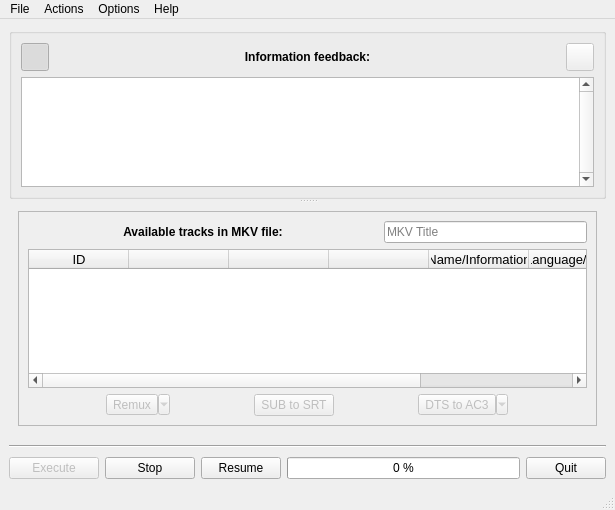
<?xml version="1.0" encoding="UTF-8"?>
<ui version="4.0">
 <class>mkv_extractor_qt</class>
 <widget class="QMainWindow" name="mkv_extractor_qt">
  <property name="geometry">
   <rect>
    <x>0</x>
    <y>0</y>
    <width>615</width>
    <height>510</height>
   </rect>
  </property>
  <property name="minimumSize">
   <size>
    <width>500</width>
    <height>375</height>
   </size>
  </property>
  <property name="acceptDrops">
   <bool>true</bool>
  </property>
  <property name="windowTitle">
   <string notr="true">MKV Extractor Qt</string>
  </property>
  <property name="windowIcon">
   <iconset resource="MKVRessources.qrc">
    <normaloff>:/img/mkv-extractor-qt.png</normaloff>:/img/mkv-extractor-qt.png</iconset>
  </property>
  <property name="locale">
   <locale language="English" country="UnitedStates"/>
  </property>
  <widget class="QWidget" name="centralwidget">
   <layout class="QVBoxLayout" name="verticalLayout_2">
    <item>
     <widget class="QSplitter" name="splitter">
      <property name="enabled">
       <bool>true</bool>
      </property>
      <property name="orientation">
       <enum>Qt::Vertical</enum>
      </property>
      <property name="opaqueResize">
       <bool>true</bool>
      </property>
      <property name="handleWidth">
       <number>3</number>
      </property>
      <property name="childrenCollapsible">
       <bool>false</bool>
      </property>
      <widget class="QGroupBox" name="reply_info_box">
       <property name="sizePolicy">
        <sizepolicy hsizetype="Preferred" vsizetype="Fixed">
         <horstretch>0</horstretch>
         <verstretch>0</verstretch>
        </sizepolicy>
       </property>
       <property name="minimumSize">
        <size>
         <width>0</width>
         <height>100</height>
        </size>
       </property>
       <property name="font">
        <font>
         <weight>75</weight>
         <bold>true</bold>
        </font>
       </property>
       <property name="title">
        <string/>
       </property>
       <layout class="QHBoxLayout" name="horizontalLayout_7">
        <item>
         <layout class="QVBoxLayout" name="verticalLayout_8">
          <property name="bottomMargin">
           <number>0</number>
          </property>
          <item>
           <layout class="QHBoxLayout" name="horizontalLayout_3">
            <property name="bottomMargin">
             <number>0</number>
            </property>
            <item>
             <widget class="QPushButton" name="view_info">
              <property name="minimumSize">
               <size>
                <width>28</width>
                <height>28</height>
               </size>
              </property>
              <property name="maximumSize">
               <size>
                <width>28</width>
                <height>28</height>
               </size>
              </property>
              <property name="statusTip">
               <string>Hide / Show the information feedback box.</string>
              </property>
              <property name="text">
               <string/>
              </property>
              <property name="icon">
               <iconset resource="MKVRessources.qrc">
                <normaloff>:/img/layer-visible-on.png</normaloff>:/img/layer-visible-on.png</iconset>
              </property>
              <property name="checkable">
               <bool>true</bool>
              </property>
              <property name="checked">
               <bool>true</bool>
              </property>
             </widget>
            </item>
            <item>
             <widget class="QLabel" name="label_6">
              <property name="font">
               <font>
                <weight>75</weight>
                <bold>true</bold>
               </font>
              </property>
              <property name="text">
               <string>Information feedback:</string>
              </property>
              <property name="alignment">
               <set>Qt::AlignCenter</set>
              </property>
             </widget>
            </item>
            <item>
             <widget class="QPushButton" name="out_info">
              <property name="enabled">
               <bool>false</bool>
              </property>
              <property name="sizePolicy">
               <sizepolicy hsizetype="Maximum" vsizetype="Maximum">
                <horstretch>0</horstretch>
                <verstretch>0</verstretch>
               </sizepolicy>
              </property>
              <property name="minimumSize">
               <size>
                <width>28</width>
                <height>28</height>
               </size>
              </property>
              <property name="maximumSize">
               <size>
                <width>28</width>
                <height>28</height>
               </size>
              </property>
              <property name="statusTip">
               <string>Export info to ~/InfoMKVExtractorQt.txt.</string>
              </property>
              <property name="text">
               <string/>
              </property>
              <property name="icon">
               <iconset resource="MKVRessources.qrc">
                <normaloff>:/img/document-export.png</normaloff>:/img/document-export.png</iconset>
              </property>
              <property name="iconSize">
               <size>
                <width>16</width>
                <height>16</height>
               </size>
              </property>
             </widget>
            </item>
           </layout>
          </item>
          <item>
           <widget class="QTextEdit" name="reply_info">
            <property name="sizePolicy">
             <sizepolicy hsizetype="Expanding" vsizetype="Minimum">
              <horstretch>0</horstretch>
              <verstretch>0</verstretch>
             </sizepolicy>
            </property>
            <property name="minimumSize">
             <size>
              <width>0</width>
              <height>0</height>
             </size>
            </property>
            <property name="font">
             <font>
              <weight>50</weight>
              <bold>false</bold>
             </font>
            </property>
            <property name="lineWidth">
             <number>1</number>
            </property>
            <property name="midLineWidth">
             <number>0</number>
            </property>
            <property name="verticalScrollBarPolicy">
             <enum>Qt::ScrollBarAlwaysOn</enum>
            </property>
            <property name="undoRedoEnabled">
             <bool>false</bool>
            </property>
            <property name="lineWrapMode">
             <enum>QTextEdit::WidgetWidth</enum>
            </property>
            <property name="lineWrapColumnOrWidth">
             <number>0</number>
            </property>
            <property name="readOnly">
             <bool>true</bool>
            </property>
            <property name="html">
             <string notr="true">&lt;!DOCTYPE HTML PUBLIC &quot;-//W3C//DTD HTML 4.0//EN&quot; &quot;http://www.w3.org/TR/REC-html40/strict.dtd&quot;&gt;
&lt;html&gt;&lt;head&gt;&lt;meta name=&quot;qrichtext&quot; content=&quot;1&quot; /&gt;&lt;style type=&quot;text/css&quot;&gt;
p, li { white-space: pre-wrap; }
&lt;/style&gt;&lt;/head&gt;&lt;body style=&quot; font-family:'Ubuntu'; font-size:9pt; font-weight:400; font-style:normal;&quot;&gt;
&lt;p style=&quot;-qt-paragraph-type:empty; margin-top:0px; margin-bottom:0px; margin-left:0px; margin-right:0px; -qt-block-indent:0; text-indent:0px;&quot;&gt;&lt;br /&gt;&lt;/p&gt;&lt;/body&gt;&lt;/html&gt;</string>
            </property>
            <property name="textInteractionFlags">
             <set>Qt::TextSelectableByKeyboard|Qt::TextSelectableByMouse</set>
            </property>
           </widget>
          </item>
         </layout>
        </item>
       </layout>
      </widget>
      <widget class="QStackedWidget" name="stackedMiddle">
       <property name="minimumSize">
        <size>
         <width>0</width>
         <height>185</height>
        </size>
       </property>
       <property name="currentIndex">
        <number>0</number>
       </property>
       <widget class="QWidget" name="TracksPage">
        <layout class="QHBoxLayout" name="horizontalLayout_4">
         <item>
          <widget class="QFrame" name="tracks_bloc">
           <property name="minimumSize">
            <size>
             <width>0</width>
             <height>175</height>
            </size>
           </property>
           <property name="frameShape">
            <enum>QFrame::StyledPanel</enum>
           </property>
           <property name="frameShadow">
            <enum>QFrame::Raised</enum>
           </property>
           <layout class="QHBoxLayout" name="horizontalLayout_8">
            <item>
             <layout class="QVBoxLayout" name="verticalLayout">
              <item>
               <layout class="QHBoxLayout" name="horizontalLayout">
                <property name="spacing">
                 <number>-1</number>
                </property>
                <property name="bottomMargin">
                 <number>0</number>
                </property>
                <item>
                 <widget class="QLabel" name="label">
                  <property name="sizePolicy">
                   <sizepolicy hsizetype="Maximum" vsizetype="Preferred">
                    <horstretch>0</horstretch>
                    <verstretch>0</verstretch>
                   </sizepolicy>
                  </property>
                  <property name="minimumSize">
                   <size>
                    <width>350</width>
                    <height>0</height>
                   </size>
                  </property>
                  <property name="font">
                   <font>
                    <weight>75</weight>
                    <bold>true</bold>
                   </font>
                  </property>
                  <property name="text">
                   <string>Available tracks in MKV file:</string>
                  </property>
                  <property name="alignment">
                   <set>Qt::AlignCenter</set>
                  </property>
                 </widget>
                </item>
                <item>
                 <widget class="QLineEdit" name="mkv_title">
                  <property name="sizePolicy">
                   <sizepolicy hsizetype="Minimum" vsizetype="Fixed">
                    <horstretch>0</horstretch>
                    <verstretch>0</verstretch>
                   </sizepolicy>
                  </property>
                  <property name="maximumSize">
                   <size>
                    <width>16777215</width>
                    <height>16777215</height>
                   </size>
                  </property>
                  <property name="acceptDrops">
                   <bool>false</bool>
                  </property>
                  <property name="statusTip">
                   <string>The title of the MKV file. This information can be edited. </string>
                  </property>
                  <property name="inputMask">
                   <string/>
                  </property>
                  <property name="text">
                   <string/>
                  </property>
                  <property name="placeholderText">
                   <string>MKV Title</string>
                  </property>
                 </widget>
                </item>
               </layout>
              </item>
              <item>
               <widget class="QTableWidget" name="mkv_tracks">
                <property name="sizePolicy">
                 <sizepolicy hsizetype="Expanding" vsizetype="Expanding">
                  <horstretch>0</horstretch>
                  <verstretch>0</verstretch>
                 </sizepolicy>
                </property>
                <property name="font">
                 <font>
                  <pointsize>10</pointsize>
                  <weight>50</weight>
                  <bold>false</bold>
                 </font>
                </property>
                <property name="editTriggers">
                 <set>QAbstractItemView::DoubleClicked</set>
                </property>
                <property name="alternatingRowColors">
                 <bool>true</bool>
                </property>
                <property name="selectionMode">
                 <enum>QAbstractItemView::NoSelection</enum>
                </property>
                <property name="selectionBehavior">
                 <enum>QAbstractItemView::SelectItems</enum>
                </property>
                <property name="iconSize">
                 <size>
                  <width>24</width>
                  <height>24</height>
                 </size>
                </property>
                <property name="showGrid">
                 <bool>false</bool>
                </property>
                <property name="gridStyle">
                 <enum>Qt::DashLine</enum>
                </property>
                <property name="wordWrap">
                 <bool>true</bool>
                </property>
                <attribute name="horizontalHeaderDefaultSectionSize">
                 <number>100</number>
                </attribute>
                <attribute name="horizontalHeaderMinimumSectionSize">
                 <number>50</number>
                </attribute>
                <attribute name="horizontalHeaderShowSortIndicator" stdset="0">
                 <bool>false</bool>
                </attribute>
                <attribute name="verticalHeaderVisible">
                 <bool>false</bool>
                </attribute>
                <attribute name="verticalHeaderHighlightSections">
                 <bool>false</bool>
                </attribute>
                <attribute name="verticalHeaderMinimumSectionSize">
                 <number>30</number>
                </attribute>
                <column>
                 <property name="text">
                  <string notr="true">ID</string>
                 </property>
                 <property name="textAlignment">
                  <set>AlignHCenter|AlignVCenter|AlignCenter</set>
                 </property>
                </column>
                <column>
                 <property name="text">
                  <string notr="true"/>
                 </property>
                 <property name="icon">
                  <iconset resource="MKVRessources.qrc">
                   <normaloff>:/img/checkbox.png</normaloff>:/img/checkbox.png</iconset>
                 </property>
                </column>
                <column>
                 <property name="text">
                  <string notr="true"/>
                 </property>
                 <property name="toolTip">
                  <string/>
                 </property>
                 <property name="icon">
                  <iconset resource="MKVRessources.qrc">
                   <normaloff>:/img/mixer-video.png</normaloff>:/img/mixer-video.png</iconset>
                 </property>
                </column>
                <column>
                 <property name="text">
                  <string notr="true"/>
                 </property>
                 <property name="toolTip">
                  <string/>
                 </property>
                 <property name="textAlignment">
                  <set>AlignHCenter|AlignVCenter|AlignCenter</set>
                 </property>
                 <property name="icon">
                  <iconset resource="MKVRessources.qrc">
                   <normaloff>:/img/layer-visible-off.png</normaloff>:/img/layer-visible-off.png</iconset>
                 </property>
                </column>
                <column>
                 <property name="text">
                  <string>Name/Information</string>
                 </property>
                 <property name="textAlignment">
                  <set>AlignHCenter|AlignVCenter|AlignCenter</set>
                 </property>
                </column>
                <column>
                 <property name="text">
                  <string>Language/fps/Size</string>
                 </property>
                 <property name="textAlignment">
                  <set>AlignHCenter|AlignVCenter|AlignCenter</set>
                 </property>
                </column>
                <column>
                 <property name="text">
                  <string>Codec</string>
                 </property>
                 <property name="textAlignment">
                  <set>AlignHCenter|AlignVCenter|AlignCenter</set>
                 </property>
                </column>
               </widget>
              </item>
              <item>
               <layout class="QHBoxLayout" name="horizontalLayout_2">
                <property name="bottomMargin">
                 <number>0</number>
                </property>
                <item>
                 <widget class="QToolButton" name="option_reencapsulate">
                  <property name="enabled">
                   <bool>false</bool>
                  </property>
                  <property name="statusTip">
                   <string>Automatically remux extracted tracks into a new MKV file. Options are available.</string>
                  </property>
                  <property name="text">
                   <string>Remux</string>
                  </property>
                  <property name="icon">
                   <iconset resource="MKVRessources.qrc">
                    <normaloff>:/img/view-refresh.png</normaloff>:/img/view-refresh.png</iconset>
                  </property>
                  <property name="checkable">
                   <bool>true</bool>
                  </property>
                  <property name="popupMode">
                   <enum>QToolButton::MenuButtonPopup</enum>
                  </property>
                  <property name="toolButtonStyle">
                   <enum>Qt::ToolButtonTextBesideIcon</enum>
                  </property>
                 </widget>
                </item>
                <item>
                 <widget class="QPushButton" name="option_vobsub_srt">
                  <property name="enabled">
                   <bool>false</bool>
                  </property>
                  <property name="sizePolicy">
                   <sizepolicy hsizetype="Fixed" vsizetype="Fixed">
                    <horstretch>0</horstretch>
                    <verstretch>0</verstretch>
                   </sizepolicy>
                  </property>
                  <property name="statusTip">
                   <string>Automatic conversion from vobsub to SRT.</string>
                  </property>
                  <property name="text">
                   <string>SUB to SRT</string>
                  </property>
                  <property name="icon">
                   <iconset resource="MKVRessources.qrc">
                    <normaloff>:/img/document-export.png</normaloff>:/img/document-export.png</iconset>
                  </property>
                  <property name="checkable">
                   <bool>true</bool>
                  </property>
                 </widget>
                </item>
                <item>
                 <widget class="QToolButton" name="option_dts_ac3">
                  <property name="enabled">
                   <bool>false</bool>
                  </property>
                  <property name="statusTip">
                   <string>Convert DTS tracks automatically to AC3, which is much more compatible. Options are available.</string>
                  </property>
                  <property name="text">
                   <string>DTS to AC3</string>
                  </property>
                  <property name="icon">
                   <iconset resource="MKVRessources.qrc">
                    <normaloff>:/img/media-tape.png</normaloff>:/img/media-tape.png</iconset>
                  </property>
                  <property name="checkable">
                   <bool>true</bool>
                  </property>
                  <property name="popupMode">
                   <enum>QToolButton::MenuButtonPopup</enum>
                  </property>
                  <property name="toolButtonStyle">
                   <enum>Qt::ToolButtonTextBesideIcon</enum>
                  </property>
                 </widget>
                </item>
               </layout>
              </item>
             </layout>
            </item>
           </layout>
           <zorder></zorder>
          </widget>
         </item>
        </layout>
       </widget>
       <widget class="QWidget" name="SubsPage">
        <layout class="QVBoxLayout" name="verticalLayout_6">
         <item>
          <widget class="QGroupBox" name="groupBox">
           <property name="font">
            <font>
             <weight>75</weight>
             <bold>true</bold>
            </font>
           </property>
           <property name="title">
            <string>Subtitles recognized:</string>
           </property>
           <layout class="QHBoxLayout" name="horizontalLayout_9">
            <item>
             <layout class="QVBoxLayout" name="verticalLayout_5">
              <item>
               <widget class="QLabel" name="image_viewer">
                <property name="minimumSize">
                 <size>
                  <width>0</width>
                  <height>70</height>
                 </size>
                </property>
                <property name="maximumSize">
                 <size>
                  <width>16777215</width>
                  <height>70</height>
                 </size>
                </property>
                <property name="font">
                 <font>
                  <weight>50</weight>
                  <bold>false</bold>
                 </font>
                </property>
                <property name="statusTip">
                 <string>Tesseract couldn't recognize the subtitle file. It must be done manually.</string>
                </property>
                <property name="text">
                 <string/>
                </property>
                <property name="alignment">
                 <set>Qt::AlignCenter</set>
                </property>
               </widget>
              </item>
              <item>
               <widget class="Line" name="line_2">
                <property name="minimumSize">
                 <size>
                  <width>0</width>
                  <height>10</height>
                 </size>
                </property>
                <property name="font">
                 <font>
                  <weight>50</weight>
                  <bold>false</bold>
                 </font>
                </property>
                <property name="orientation">
                 <enum>Qt::Horizontal</enum>
                </property>
               </widget>
              </item>
              <item>
               <layout class="QHBoxLayout" name="horizontalLayout_6">
                <item>
                 <widget class="QPushButton" name="sub_previous">
                  <property name="enabled">
                   <bool>false</bool>
                  </property>
                  <property name="sizePolicy">
                   <sizepolicy hsizetype="Maximum" vsizetype="Fixed">
                    <horstretch>0</horstretch>
                    <verstretch>0</verstretch>
                   </sizepolicy>
                  </property>
                  <property name="minimumSize">
                   <size>
                    <width>100</width>
                    <height>0</height>
                   </size>
                  </property>
                  <property name="maximumSize">
                   <size>
                    <width>100</width>
                    <height>16777215</height>
                   </size>
                  </property>
                  <property name="toolTip">
                   <string/>
                  </property>
                  <property name="statusTip">
                   <string>Previous subtitle image.</string>
                  </property>
                  <property name="text">
                   <string>Previous</string>
                  </property>
                  <property name="icon">
                   <iconset resource="MKVRessources.qrc">
                    <normaloff>:/img/go-previous.png</normaloff>:/img/go-previous.png</iconset>
                  </property>
                 </widget>
                </item>
                <item>
                 <widget class="QPlainTextEdit" name="sub_text">
                  <property name="font">
                   <font>
                    <weight>50</weight>
                    <bold>false</bold>
                   </font>
                  </property>
                  <property name="plainText">
                   <string/>
                  </property>
                 </widget>
                </item>
                <item>
                 <widget class="QPushButton" name="sub_next">
                  <property name="sizePolicy">
                   <sizepolicy hsizetype="Maximum" vsizetype="Fixed">
                    <horstretch>0</horstretch>
                    <verstretch>0</verstretch>
                   </sizepolicy>
                  </property>
                  <property name="minimumSize">
                   <size>
                    <width>100</width>
                    <height>0</height>
                   </size>
                  </property>
                  <property name="maximumSize">
                   <size>
                    <width>100</width>
                    <height>16777215</height>
                   </size>
                  </property>
                  <property name="toolTip">
                   <string/>
                  </property>
                  <property name="statusTip">
                   <string>Next subtitle image.</string>
                  </property>
                  <property name="text">
                   <string>Next</string>
                  </property>
                  <property name="icon">
                   <iconset resource="MKVRessources.qrc">
                    <normaloff>:/img/go-next.png</normaloff>:/img/go-next.png</iconset>
                  </property>
                 </widget>
                </item>
               </layout>
              </item>
             </layout>
            </item>
           </layout>
          </widget>
         </item>
        </layout>
       </widget>
      </widget>
     </widget>
    </item>
    <item>
     <widget class="Line" name="line">
      <property name="minimumSize">
       <size>
        <width>0</width>
        <height>10</height>
       </size>
      </property>
      <property name="maximumSize">
       <size>
        <width>16777215</width>
        <height>10</height>
       </size>
      </property>
      <property name="orientation">
       <enum>Qt::Horizontal</enum>
      </property>
     </widget>
    </item>
    <item>
     <layout class="QHBoxLayout" name="horizontalLayout_5">
      <property name="topMargin">
       <number>0</number>
      </property>
      <item>
       <widget class="QPushButton" name="mkv_execute">
        <property name="enabled">
         <bool>false</bool>
        </property>
        <property name="minimumSize">
         <size>
          <width>90</width>
          <height>0</height>
         </size>
        </property>
        <property name="maximumSize">
         <size>
          <width>90</width>
          <height>16777215</height>
         </size>
        </property>
        <property name="statusTip">
         <string>Launch extract/convert/mux tracks.</string>
        </property>
        <property name="text">
         <string>Execute</string>
        </property>
        <property name="icon">
         <iconset resource="MKVRessources.qrc">
          <normaloff>:/img/run-build.png</normaloff>:/img/run-build.png</iconset>
        </property>
       </widget>
      </item>
      <item>
       <widget class="QPushButton" name="mkv_stop">
        <property name="minimumSize">
         <size>
          <width>90</width>
          <height>0</height>
         </size>
        </property>
        <property name="maximumSize">
         <size>
          <width>90</width>
          <height>16777215</height>
         </size>
        </property>
        <property name="toolTip">
         <string/>
        </property>
        <property name="statusTip">
         <string>Cancel running processes and delete resulting file.</string>
        </property>
        <property name="text">
         <string>Stop</string>
        </property>
        <property name="icon">
         <iconset resource="MKVRessources.qrc">
          <normaloff>:/img/process-stop.png</normaloff>:/img/process-stop.png</iconset>
        </property>
       </widget>
      </item>
      <item>
       <widget class="QPushButton" name="mkv_resume">
        <property name="enabled">
         <bool>true</bool>
        </property>
        <property name="statusTip">
         <string>Press button to resume.</string>
        </property>
        <property name="text">
         <string>Resume</string>
        </property>
        <property name="icon">
         <iconset resource="MKVRessources.qrc">
          <normaloff>:/img/view-refresh.png</normaloff>:/img/view-refresh.png</iconset>
        </property>
       </widget>
      </item>
      <item>
       <widget class="QProgressBar" name="progressBar">
        <property name="value">
         <number>0</number>
        </property>
        <property name="format">
         <string notr="true">%p %</string>
        </property>
       </widget>
      </item>
      <item>
       <widget class="QPushButton" name="soft_quit">
        <property name="sizePolicy">
         <sizepolicy hsizetype="Minimum" vsizetype="Fixed">
          <horstretch>0</horstretch>
          <verstretch>0</verstretch>
         </sizepolicy>
        </property>
        <property name="sizeIncrement">
         <size>
          <width>1</width>
          <height>0</height>
         </size>
        </property>
        <property name="baseSize">
         <size>
          <width>0</width>
          <height>0</height>
         </size>
        </property>
        <property name="toolTip">
         <string/>
        </property>
        <property name="statusTip">
         <string>Quit the program and save the options.</string>
        </property>
        <property name="layoutDirection">
         <enum>Qt::LeftToRight</enum>
        </property>
        <property name="text">
         <string>Quit</string>
        </property>
        <property name="icon">
         <iconset resource="MKVRessources.qrc">
          <normaloff>:/img/application-exit.png</normaloff>:/img/application-exit.png</iconset>
        </property>
        <property name="shortcut">
         <string notr="true">Alt+Q</string>
        </property>
       </widget>
      </item>
     </layout>
    </item>
   </layout>
  </widget>
  <widget class="QMenuBar" name="menubar">
   <property name="geometry">
    <rect>
     <x>0</x>
     <y>0</y>
     <width>615</width>
     <height>21</height>
    </rect>
   </property>
   <widget class="QMenu" name="menuFichier">
    <property name="title">
     <string>File</string>
    </property>
    <addaction name="mkv_open"/>
    <addaction name="separator"/>
    <addaction name="mkv_folder"/>
    <addaction name="separator"/>
    <addaction name="soft_quit_2"/>
   </widget>
   <widget class="QMenu" name="menuActions">
    <property name="title">
     <string>Actions</string>
    </property>
    <addaction name="mkv_info"/>
    <addaction name="mkv_mkvmerge"/>
    <addaction name="separator"/>
    <addaction name="mk_validator"/>
    <addaction name="mk_clean"/>
    <addaction name="separator"/>
    <addaction name="mkv_view"/>
    <addaction name="separator"/>
    <addaction name="mkv_execute_2"/>
   </widget>
   <widget class="QMenu" name="menuAide">
    <property name="layoutDirection">
     <enum>Qt::LeftToRight</enum>
    </property>
    <property name="autoFillBackground">
     <bool>false</bool>
    </property>
    <property name="tearOffEnabled">
     <bool>false</bool>
    </property>
    <property name="title">
     <string>Help</string>
    </property>
    <property name="separatorsCollapsible">
     <bool>false</bool>
    </property>
    <addaction name="help"/>
    <addaction name="separator"/>
    <addaction name="about"/>
    <addaction name="about_qt"/>
   </widget>
   <widget class="QMenu" name="menuOptions">
    <property name="title">
     <string>Options</string>
    </property>
    <addaction name="option_mkv_folder"/>
    <addaction name="option_del_config"/>
    <addaction name="separator"/>
    <addaction name="option_clean"/>
    <addaction name="separator"/>
    <addaction name="lang_en"/>
    <addaction name="lang_fr"/>
    <addaction name="lang_cs"/>
   </widget>
   <addaction name="menuFichier"/>
   <addaction name="menuActions"/>
   <addaction name="menuOptions"/>
   <addaction name="menuAide"/>
  </widget>
  <widget class="QStatusBar" name="statusbar"/>
  <action name="mkv_open">
   <property name="icon">
    <iconset resource="MKVRessources.qrc">
     <normaloff>:/img/document-open.png</normaloff>:/img/document-open.png</iconset>
   </property>
   <property name="text">
    <string>Open an MKV file</string>
   </property>
   <property name="iconText">
    <string>Open an MKV file</string>
   </property>
   <property name="toolTip">
    <string>Open an MKV file</string>
   </property>
   <property name="statusTip">
    <string>Chosing an MKV file is required.</string>
   </property>
   <property name="shortcut">
    <string notr="true">F2</string>
   </property>
  </action>
  <action name="mkv_folder">
   <property name="icon">
    <iconset resource="MKVRessources.qrc">
     <normaloff>:/img/document-open-folder.png</normaloff>:/img/document-open-folder.png</iconset>
   </property>
   <property name="text">
    <string>Output folder</string>
   </property>
   <property name="toolTip">
    <string>Output folder</string>
   </property>
   <property name="statusTip">
    <string>Chosing an output folder is mandatory if the option to use the same folder as the MKV file is not used.</string>
   </property>
   <property name="shortcut">
    <string notr="true">F3</string>
   </property>
  </action>
  <action name="soft_quit_2">
   <property name="icon">
    <iconset resource="MKVRessources.qrc">
     <normaloff>:/img/application-exit.png</normaloff>:/img/application-exit.png</iconset>
   </property>
   <property name="text">
    <string>Quit</string>
   </property>
   <property name="toolTip">
    <string>Quit</string>
   </property>
   <property name="statusTip">
    <string>Quit the program and save the options.</string>
   </property>
   <property name="shortcut">
    <string notr="true">F12</string>
   </property>
   <property name="menuRole">
    <enum>QAction::QuitRole</enum>
   </property>
  </action>
  <action name="mkv_execute_2">
   <property name="enabled">
    <bool>false</bool>
   </property>
   <property name="icon">
    <iconset resource="MKVRessources.qrc">
     <normaloff>:/img/run-build.png</normaloff>:/img/run-build.png</iconset>
   </property>
   <property name="text">
    <string>Start job queue</string>
   </property>
   <property name="statusTip">
    <string>Launch extract/convert/mux tracks.</string>
   </property>
   <property name="shortcut">
    <string notr="true">F4</string>
   </property>
  </action>
  <action name="mk_validator">
   <property name="enabled">
    <bool>false</bool>
   </property>
   <property name="icon">
    <iconset resource="MKVRessources.qrc">
     <normaloff>:/img/dialog-ok.png</normaloff>:/img/dialog-ok.png</iconset>
   </property>
   <property name="text">
    <string>Check MKV file</string>
   </property>
   <property name="statusTip">
    <string>Verify Matroska files for specification conformance with MKValidator.</string>
   </property>
   <property name="shortcut">
    <string notr="true">F7</string>
   </property>
  </action>
  <action name="mk_clean">
   <property name="enabled">
    <bool>false</bool>
   </property>
   <property name="icon">
    <iconset resource="MKVRessources.qrc">
     <normaloff>:/img/draw-eraser.png</normaloff>:/img/draw-eraser.png</iconset>
   </property>
   <property name="text">
    <string>Optimize MKV file</string>
   </property>
   <property name="statusTip">
    <string>Clean/Optimize Matroska files with MKClean.</string>
   </property>
   <property name="shortcut">
    <string notr="true">F8</string>
   </property>
  </action>
  <action name="about">
   <property name="icon">
    <iconset resource="MKVRessources.qrc">
     <normaloff>:/img/mkv-extractor-qt.png</normaloff>:/img/mkv-extractor-qt.png</iconset>
   </property>
   <property name="text">
    <string>About MKV Extractor Qt</string>
   </property>
   <property name="statusTip">
    <string>Display information about MKV Extractor Qt.</string>
   </property>
   <property name="menuRole">
    <enum>QAction::AboutRole</enum>
   </property>
   <property name="iconVisibleInMenu">
    <bool>true</bool>
   </property>
  </action>
  <action name="mkv_info">
   <property name="enabled">
    <bool>false</bool>
   </property>
   <property name="icon">
    <iconset resource="MKVRessources.qrc">
     <normaloff>:/img/mkvinfo.png</normaloff>:/img/mkvinfo.png</iconset>
   </property>
   <property name="text">
    <string>View MKV information</string>
   </property>
   <property name="statusTip">
    <string>Display information about the MKV file with mkvinfo.</string>
   </property>
   <property name="font">
    <font/>
   </property>
   <property name="shortcut">
    <string notr="true">F5</string>
   </property>
  </action>
  <action name="about_qt">
   <property name="icon">
    <iconset resource="MKVRessources.qrc">
     <normaloff>:/img/qt.png</normaloff>:/img/qt.png</iconset>
   </property>
   <property name="text">
    <string>About Qt</string>
   </property>
   <property name="statusTip">
    <string>Display information about Qt.</string>
   </property>
   <property name="menuRole">
    <enum>QAction::AboutQtRole</enum>
   </property>
  </action>
  <action name="option_mkv_folder">
   <property name="checkable">
    <bool>true</bool>
   </property>
   <property name="checked">
    <bool>false</bool>
   </property>
   <property name="icon">
    <iconset resource="MKVRessources.qrc">
     <normaloff>:/img/edit-copy.png</normaloff>:/img/edit-copy.png</iconset>
   </property>
   <property name="text">
    <string>Use the same output folder as the MKV file</string>
   </property>
   <property name="statusTip">
    <string>Change the output folder automatically to use the same folder as the MKV file.</string>
   </property>
  </action>
  <action name="option_del_config">
   <property name="checkable">
    <bool>true</bool>
   </property>
   <property name="icon">
    <iconset resource="MKVRessources.qrc">
     <normaloff>:/img/edit-delete.png</normaloff>:/img/edit-delete.png</iconset>
   </property>
   <property name="text">
    <string>Delete config file</string>
   </property>
   <property name="statusTip">
    <string>Delete config file and don't save the new values for this time.</string>
   </property>
  </action>
  <action name="mkv_mkvmerge">
   <property name="enabled">
    <bool>false</bool>
   </property>
   <property name="icon">
    <iconset resource="MKVRessources.qrc">
     <normaloff>:/img/mkvmerge.png</normaloff>:/img/mkvmerge.png</iconset>
   </property>
   <property name="text">
    <string>Edit MKV file</string>
   </property>
   <property name="statusTip">
    <string>Open the MKV file with mkvmerge GUI for more modifications.</string>
   </property>
   <property name="shortcut">
    <string notr="true">F6</string>
   </property>
  </action>
  <action name="mkv_view">
   <property name="checkable">
    <bool>false</bool>
   </property>
   <property name="enabled">
    <bool>false</bool>
   </property>
   <property name="icon">
    <iconset resource="MKVRessources.qrc">
     <normaloff>:/img/video-x-generic.png</normaloff>:/img/video-x-generic.png</iconset>
   </property>
   <property name="text">
    <string>Replay MKV file</string>
   </property>
   <property name="statusTip">
    <string>Open the MKV file with the default application.</string>
   </property>
   <property name="shortcut">
    <string notr="true">F9</string>
   </property>
  </action>
  <action name="help">
   <property name="icon">
    <iconset resource="MKVRessources.qrc">
     <normaloff>:/img/help-contents.png</normaloff>:/img/help-contents.png</iconset>
   </property>
   <property name="text">
    <string>Need help</string>
   </property>
   <property name="shortcut">
    <string notr="true">F1</string>
   </property>
  </action>
  <action name="option_clean">
   <property name="icon">
    <iconset resource="MKVRessources.qrc">
     <normaloff>:/img/edit-clear.png</normaloff>:/img/edit-clear.png</iconset>
   </property>
   <property name="text">
    <string>Clean the information feedback box</string>
   </property>
   <property name="statusTip">
    <string>Reset the information feedback box.</string>
   </property>
  </action>
  <actiongroup name="actionGroupName8">
   <action name="option_avconv">
    <property name="checkable">
     <bool>true</bool>
    </property>
    <property name="checked">
     <bool>true</bool>
    </property>
    <property name="text">
     <string>Use avconv</string>
    </property>
   </action>
   <action name="option_ffmpeg">
    <property name="checkable">
     <bool>true</bool>
    </property>
    <property name="text">
     <string>Use ffmpeg</string>
    </property>
   </action>
  </actiongroup>
  <actiongroup name="actionGroupName2">
   <action name="lang_en">
    <property name="checkable">
     <bool>true</bool>
    </property>
    <property name="checked">
     <bool>true</bool>
    </property>
    <property name="icon">
     <iconset resource="MKVRessources.qrc">
      <normaloff>:/img/EN.png</normaloff>:/img/EN.png</iconset>
    </property>
    <property name="text">
     <string notr="true">English version</string>
    </property>
    <property name="statusTip">
     <string notr="true">Change the display language to English.</string>
    </property>
   </action>
   <action name="lang_fr">
    <property name="checkable">
     <bool>true</bool>
    </property>
    <property name="icon">
     <iconset resource="MKVRessources.qrc">
      <normaloff>:/img/FR.png</normaloff>:/img/FR.png</iconset>
    </property>
    <property name="text">
     <string notr="true">Version Française</string>
    </property>
    <property name="statusTip">
     <string notr="true">Traduire le logiciel en langue Française.</string>
    </property>
   </action>
   <action name="lang_cs">
    <property name="checkable">
     <bool>true</bool>
    </property>
    <property name="icon">
     <iconset resource="MKVRessources.qrc">
      <normaloff>:/img/CS.png</normaloff>:/img/CS.png</iconset>
    </property>
    <property name="text">
     <string notr="true">Česká verze</string>
    </property>
    <property name="statusTip">
     <string notr="true">Změnit jazyk rozhraní na češtinu.</string>
    </property>
   </action>
  </actiongroup>
 </widget>
 <tabstops>
  <tabstop>mkv_execute</tabstop>
  <tabstop>mkv_stop</tabstop>
 </tabstops>
 <resources>
  <include location="MKVRessources.qrc"/>
 </resources>
 <connections>
  <connection>
   <sender>mkv_execute_2</sender>
   <signal>activated()</signal>
   <receiver>mkv_execute</receiver>
   <slot>click()</slot>
   <hints>
    <hint type="sourcelabel">
     <x>-1</x>
     <y>-1</y>
    </hint>
    <hint type="destinationlabel">
     <x>82</x>
     <y>612</y>
    </hint>
   </hints>
  </connection>
  <connection>
   <sender>soft_quit_2</sender>
   <signal>activated()</signal>
   <receiver>mkv_extractor_qt</receiver>
   <slot>close()</slot>
   <hints>
    <hint type="sourcelabel">
     <x>-1</x>
     <y>-1</y>
    </hint>
    <hint type="destinationlabel">
     <x>307</x>
     <y>254</y>
    </hint>
   </hints>
  </connection>
  <connection>
   <sender>soft_quit</sender>
   <signal>clicked()</signal>
   <receiver>mkv_extractor_qt</receiver>
   <slot>close()</slot>
   <hints>
    <hint type="sourcelabel">
     <x>808</x>
     <y>612</y>
    </hint>
    <hint type="destinationlabel">
     <x>571</x>
     <y>25</y>
    </hint>
   </hints>
  </connection>
 </connections>
</ui>
